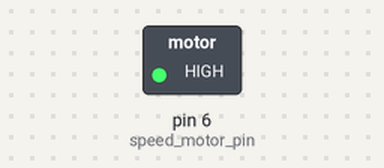
Bench run of a sketch on a simulated Arduino Uno, built with avr-gcc and run on an emulated ATmega328P. Shown: switched loads named in the sketch (green lamp = pin HIGH).

Above: at 0.1 s.
Timing chart, 0 to 1.6 s (numbered marks = the images above):
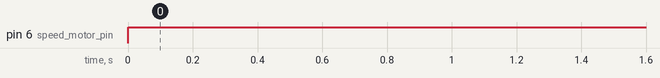

Measured:
- by itself, pin 6 (speed_motor_pin): LOW → HIGH at 0.00 s

The sketch:

motor.ino
```cpp
// Motor pins
int speed_motor_pin = 6;
int direction_motor_pin = 7;

void setup(void)
{
  // Start Serial
  Serial.begin(115200);

}

void loop() {

  // Full speed forward
  send_motor_command(speed_motor_pin,direction_motor_pin,255,1);

  // Wait 5 seconds
  delay(5000);

  // Full speed backward
  send_motor_command(speed_motor_pin,direction_motor_pin,255,0);

  // Wait 5 seconds
  delay(5000);

}

// Function to command a given motor of the robot
void send_motor_command(int speed_pin, int direction_pin, int pwm, boolean dir)
{
  analogWrite(speed_pin,pwm); // Set PWM control, 0 for stop, and 255 for maximum speed
  digitalWrite(direction_pin,dir);
}
```
